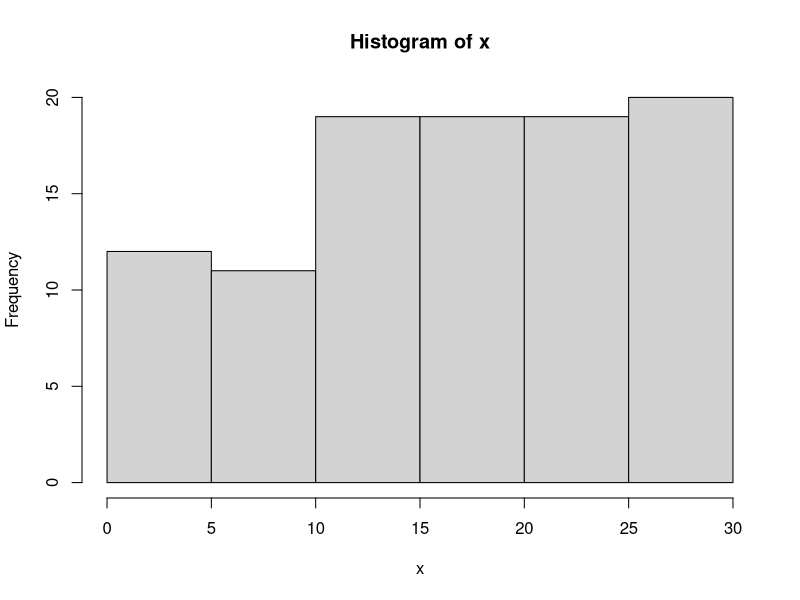
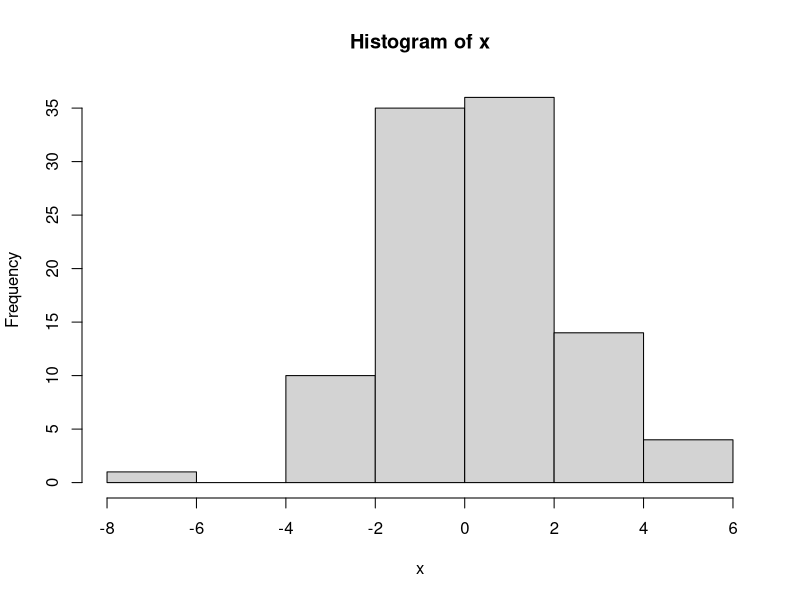
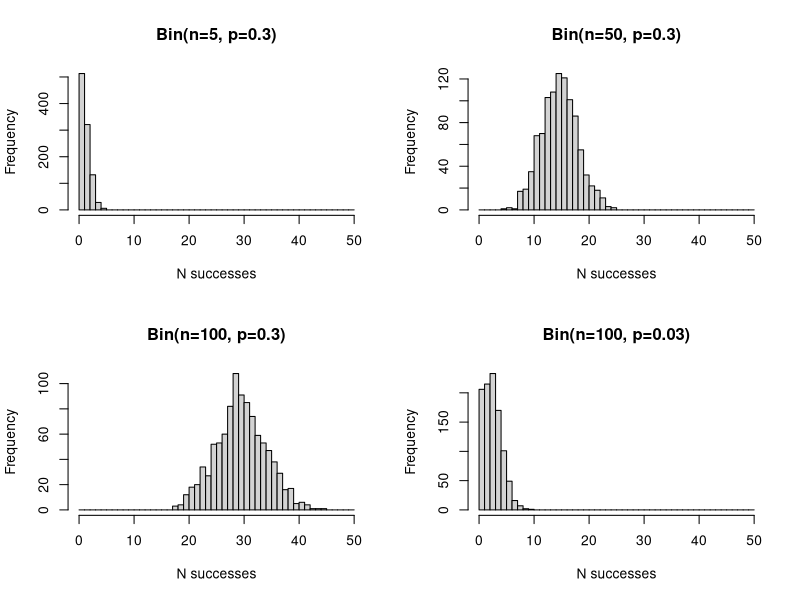
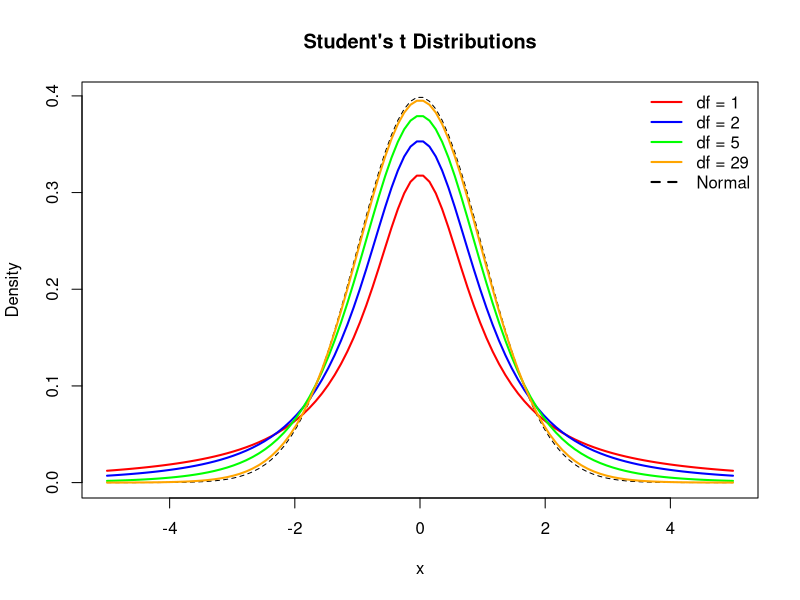

Write the R code that produced these figures, in order.
## ---- chunk 1
library(tidyverse)
## ---- chunk 2
x = runif(100, min = 0, max = 30)
hist(x)
## ---- chunk 3
punif(20, min = 0, max = 30) - punif(15, min = 0, max = 30)
## ---- chunk 4
x = rnorm(100, mean = 0, sd = 2)
hist(x)
## ---- chunk 5
# P(X <= 65)
pnorm(65, mean = 70, sd = 10)

# P(40 <= X <= 60)
pnorm(60, mean = 70, sd = 10) - pnorm (40, mean = 70, sd = 10)

# What is this?
dnorm(65, mean = 70, sd = 10)
## ---- chunk 6
qnorm(c(0.95, 0.975, 0.995), lower.tail = TRUE)

qnorm(c(0.95, 0.975, 0.995))

qnorm(c(0.05, 0.025, 0.005), lower.tail = FALSE)
## ---- chunk 7
# tell R to show plots together
par(mfrow=c(2,2))

# n = 5, p = 0.3
x1 = rbinom(1000, 5, 0.3)

hist(x1, breaks = seq(0,50,1),
     xlab="N successes", main="Bin(n=5, p=0.3)")

# n = 50, p = 0.3
x2 = rbinom(1000, 50, 0.3)

hist(x2, breaks = seq(0,50,1),
     xlab="N successes", main="Bin(n=50, p=0.3)")

# n = 100, p = 0.3
x3 = rbinom(1000, 100, 0.3)

hist(x3, breaks = seq(0,50,1),
     xlab="N successes", main="Bin(n=100, p=0.3)")

# n = 100, p = 0.03
x4 = rbinom(1000, 100, 0.03)

hist(x4, breaks = seq(0,50,1),
     xlab="N successes", main="Bin(n=100, p=0.03)")
## ---- chunk 8
par(mfrow = c(1,1))

# generate normal density
x = seq(-5, 5, length = 100)
densnorm = dnorm(x)

# define dfs and corresponding colors
df = c(1, 2, 5, 29)
colors = c("red", "blue", "green", "orange", "black")

# begin plot
plot(x, densnorm, 
     type = "l", lty = 2, ylab = "Density",
     main = "Student's t Distributions")

# generate t densities with for loop
for (i in 1:4) {
  lines(x, dt(x, df[i]), lwd = 2, col = colors[i])
}

# finish plot
legend("topright", 
       legend = c("df = 1", "df = 2", "df = 5", "df = 29", "Normal"), 
       bty = 'n', lwd = 2, lty = c(1, 1, 1, 1, 2), col = colors)

